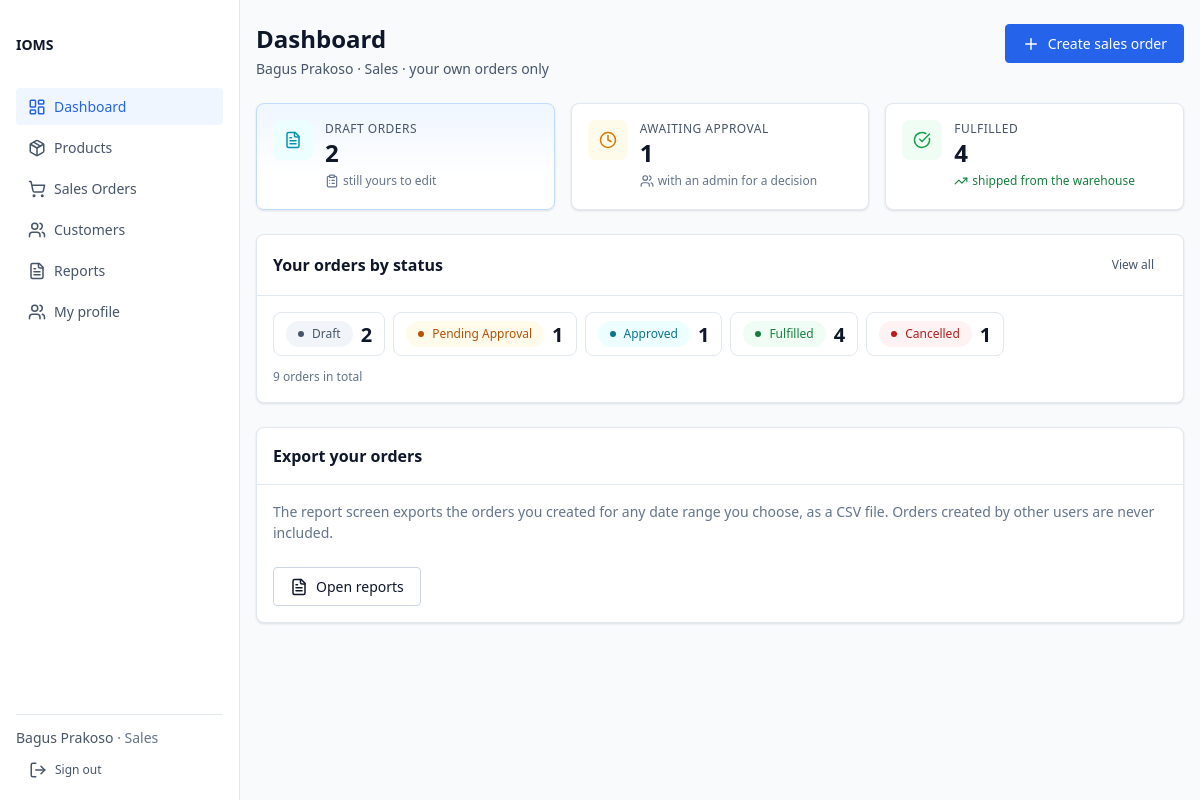
Page /dashboard (signed in) on the committed database.
### tables this page shows
CREATE TABLE IF NOT EXISTS `user` (
    `id`            BIGINT UNSIGNED NOT NULL AUTO_INCREMENT,
    `name`          VARCHAR(150)    NOT NULL,                  
    `email`         VARCHAR(190)    NOT NULL,                  
    `password_hash` VARCHAR(255)    NOT NULL,                  
    `role`          ENUM('Admin', 'Sales', 'WarehouseStaff') NOT NULL,
    `is_active`     TINYINT(1)      NOT NULL DEFAULT 1,        
    `created_at`    DATETIME        NOT NULL,
    `updated_at`    DATETIME        NOT NULL,
    PRIMARY KEY (`id`),
    UNIQUE KEY `uq_user_email` (`email`),
    KEY `ix_user_role_active` (`role`, `is_active`)
);

### views/dashboard/sales.php (the view, shortened to what the rows shown need)
<?php
$labels = [];
foreach (SalesOrderStatus::cases() as $status) {
    $labels[$status->value] = $status->label();
}
$badges = [
    SalesOrderStatus::Draft->value => 'badge--draft',
    SalesOrderStatus::PendingApproval->value => 'badge--pending',
    SalesOrderStatus::Approved->value => 'badge--approved',
    SalesOrderStatus::Fulfilled->value => 'badge--fulfilled',
    SalesOrderStatus::Cancelled->value => 'badge--cancelled',
];
$draft = (int) $figures['draft'];
$pending = (int) $figures['pendingApproval'];
?>
<div class="page-header">
    <div>
        <h1 class="page-title">Dashboard</h1>
        <p class="page-subtitle">
            <?= View::e($userName) ?> · <?= View::e($roleLabel) ?> · your own orders only
        </p>
    </div>
</div>
<div class="stat-grid">
    <div class="stat stat--feature">
        <div class="stat-body">
            <div class="stat-label">Draft orders</div>
            <div class="stat-value tabular"><?= $draft ?></div>
            <div class="stat-delta stat-delta--flat">
                <svg class="icon icon--sm" aria-hidden="true">
                    <use href="/assets/icons/lucide-sprite.svg#clipboard-list"></use>
                </svg>
                <span><?= $draft > 0 ? 'still yours to edit' : 'nothing in progress' ?></span>
            </div>
        </div>
    </div>
    <div class="stat">
        <div class="stat-body">
            <div class="stat-label">Awaiting approval</div>
            <div class="stat-value tabular"><?= $pending ?></div>
            <div class="stat-delta stat-delta--flat">
                <svg class="icon icon--sm" aria-hidden="true">
                    <use href="/assets/icons/lucide-sprite.svg#users"></use>
                </svg>
                <span><?= $pending > 0 ? 'with an admin for a decision' : 'nothing submitted' ?></span>
            </div>
        </div>
    </div>
</div>
<div class="card">
    <div class="card-header">
        <h2 class="card-title">Your orders by status</h2>
    </div>
    <div class="card-body">
        <?php if ((int) $figures['total'] === 0) : ?>
            <?= $view->renderPartial('layout/_empty-state', [
                'icon'        => 'shopping-cart',
                'heading'     => 'You have not created an order yet',
                'text'        => 'Your drafts, submissions and fulfilled orders will be summarised here. '
                    . 'Start by drafting an order for a customer.',
                'actionLabel' => 'Create sales order',
                'actionHref'  => '/sales-orders/create',
            ]) ?>
        <?php else : ?>
            <?= $view->renderPartial('dashboard/_status-tally', [
                'tally'    => $figures['ordersByStatus'],
                'labels'   => $labels,
                'badges'   => $badges,
                'linkBase' => '/sales-orders',
            ]) ?>
        <?php endif; ?>
    </div>
</div>
<div class="card">
    <div class="card-header">
        <h2 class="card-title">Export your orders</h2>
    </div>
</div>

### views/dashboard/_status-tally.php (shortened to what the rows shown need)
<?php
$total = array_sum($tally);
?>
<div class="tally">
    <?php foreach ($tally as $status => $count) : ?>
        <?php
        $label = $labels[$status] ?? $status;
        $badge = $badges[$status] ?? 'badge--draft';
        $href = $linkBase === '' ? '' : $linkBase . '?status=' . rawurlencode($status);
        ?>
        <?php if ($href !== '') : ?>
            <a class="tally-item" href="<?= View::e($href) ?>">
        <?php else : ?>
            <div class="tally-item">
        <?php endif; ?>
            <span class="badge <?= View::e($badge) ?>"><?= View::e($label) ?></span>
            <span class="tally-count tabular"><?= (int) $count ?></span>
        <?php if ($href !== '') : ?>
            </a>
        <?php else : ?>
            </div>
        <?php endif; ?>
    <?php endforeach; ?>
</div>

### rows in the picture
user: name "Bagus Prakoso", role "Sales", id "2", is_active "1"

### other values in the picture
View::e($item['label']) "Dashboard"
View::e($item['label']) "Products"
View::e($item['label']) "Sales Orders"
View::e($item['label']) "Customers"
View::e($item['label']) "Reports"
View::e($item['label']) "My profile"
View::e($session->userName() ?? '') "Bagus Prakoso"
View::e($role->label()) "Sales"
$fulfilled "4"
View::e($label) "Draft"
View::e($label) "Pending Approval"
View::e($label) "Approved"
View::e($label) "Fulfilled"
$count "4"
View::e($label) "Cancelled"
